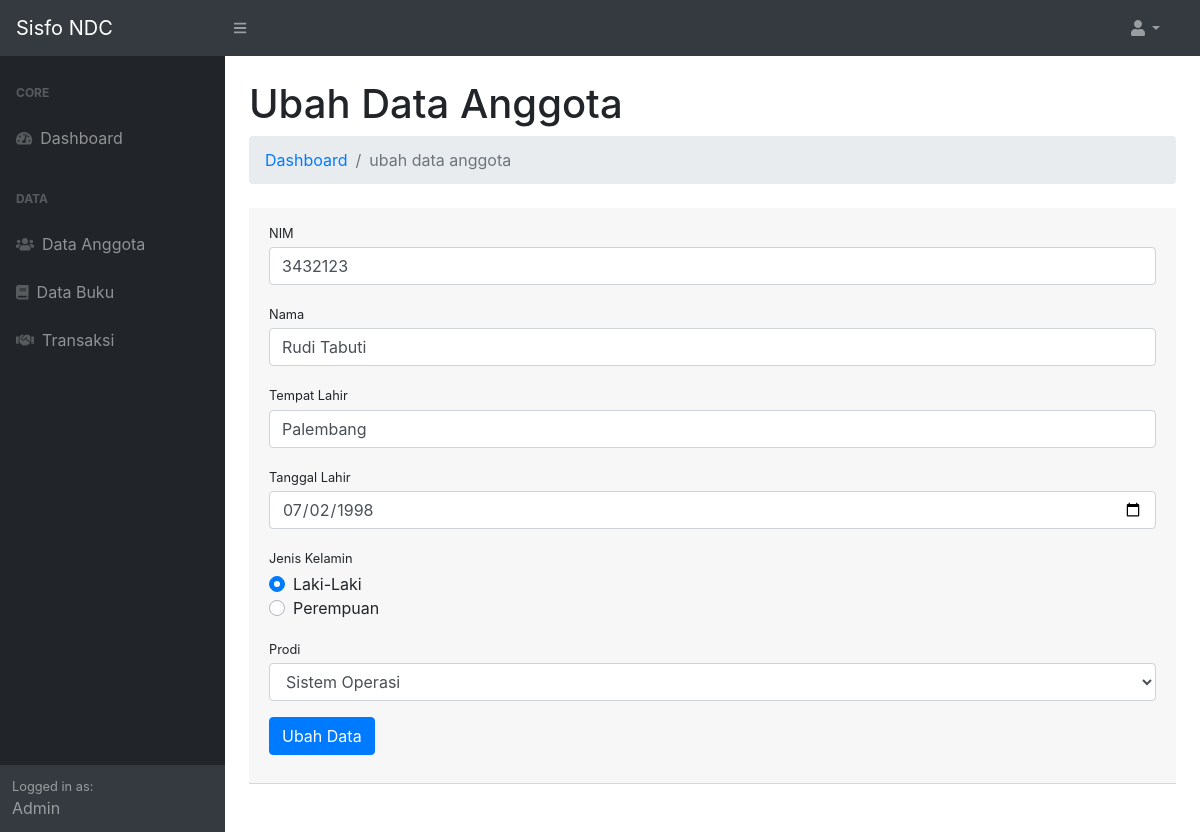
Page /index.php?p=anggota&aksi=ubah&id=3 (signed in) on the committed database.
### tables this page shows
CREATE TABLE IF NOT EXISTS `tb_anggota` (
  `id_anggota` int NOT NULL AUTO_INCREMENT,
  `nim` int NOT NULL,
  `nama_anggota` varchar(50) NOT NULL,
  `tempat_lahir` varchar(100) NOT NULL,
  `tgl_lahir` date NOT NULL,
  `jk` enum('L','P') NOT NULL,
  `prodi` varchar(75) NOT NULL,
  PRIMARY KEY (`id_anggota`)
);

### page/anggota/ubah.php (the view, shortened to what this page needs)
<?php
$id_anggota = $_GET['id'];
$tampilAnggota = $conn->query("SELECT * FROM tb_anggota WHERE id_anggota = $id_anggota") or die(mysqli_error($conn));
$pecahAnggota = $tampilAnggota->fetch_assoc();
?>
<h1 class="mt-4">Ubah Data Anggota</h1>
<ol class="breadcrumb mb-4">
    <li class="breadcrumb-item"><a href="index.php">Dashboard</a></li>
    <li class="breadcrumb-item active">ubah data anggota</li>
</ol>
<div class="card-header mb-5">
	<form action="" method="post">
    <div class="form-group">
        <label class="small mb-1" for="nim">NIM</label>
        <input class="form-control" id="nim" name="nim" value="<?= $pecahAnggota['nim']; ?>" type="number" placeholder="Masukan judul buku"/>
    </div>
    <div class="form-group">
        <label class="small mb-1" for="nama_anggota">Nama</label>
        <input class="form-control" id="nama_anggota" value="<?= $pecahAnggota['nama_anggota']; ?>" name="nama_anggota" type="text" placeholder="Masukan pengarang buku"/>
    </div>
    <div class="form-group">
        <label class="small mb-1" for="tempat_lahir">Tempat Lahir</label>
        <input class="form-control" id="tempat_lahir" value="<?= $pecahAnggota['tempat_lahir']; ?>" name="tempat_lahir" type="text" placeholder="Masukan penerbit buku"/>
    </div>
    <div class="form-group">
        <label class="small mb-1" for="tgl_lahir">Tanggal Lahir</label>
        <input type="date" name="tgl_lahir" value="<?= $pecahAnggota['tgl_lahir']; ?>" id="tgl_lahir" class="form-control">
    </div>
    <div class="form-group">
        <label class="small mb-1" for="jk">Jenis Kelamin</label>
        <div class="custom-control custom-radio">
          <label class="custom-control-label" for="customRadio1">Laki-Laki</label>
        </div>
        <div class="custom-control custom-radio">
          <label class="custom-control-label" for="customRadio2">Perempuan</label>
        </div>
    </div>
    <div class="form-group">
        <label class="small mb-1" for="jumlah_buku">Prodi</label>
        <select name="prodi" id="prodi" class="form-control">
            <option value="Sistem Operasi" <?php if($pecahAnggota['prodi'] == 'Sistem Operasi'){echo "selected";} ?> >Sistem Operasi</option>
        </select>
    </div>
    <div class="form-group">
    	<button type="submit" class="btn btn-primary" name="ubah">Ubah Data</button>
    </div>
	</form>
</div>

### rows in the picture
tb_anggota: nim "3432123", nama_anggota "Rudi Tabuti", tempat_lahir "Palembang", tgl_lahir "07/02/1998", prodi "Sistem Operasi"

### other values in the picture
$_SESSION['login']['nama'] "Admin"
